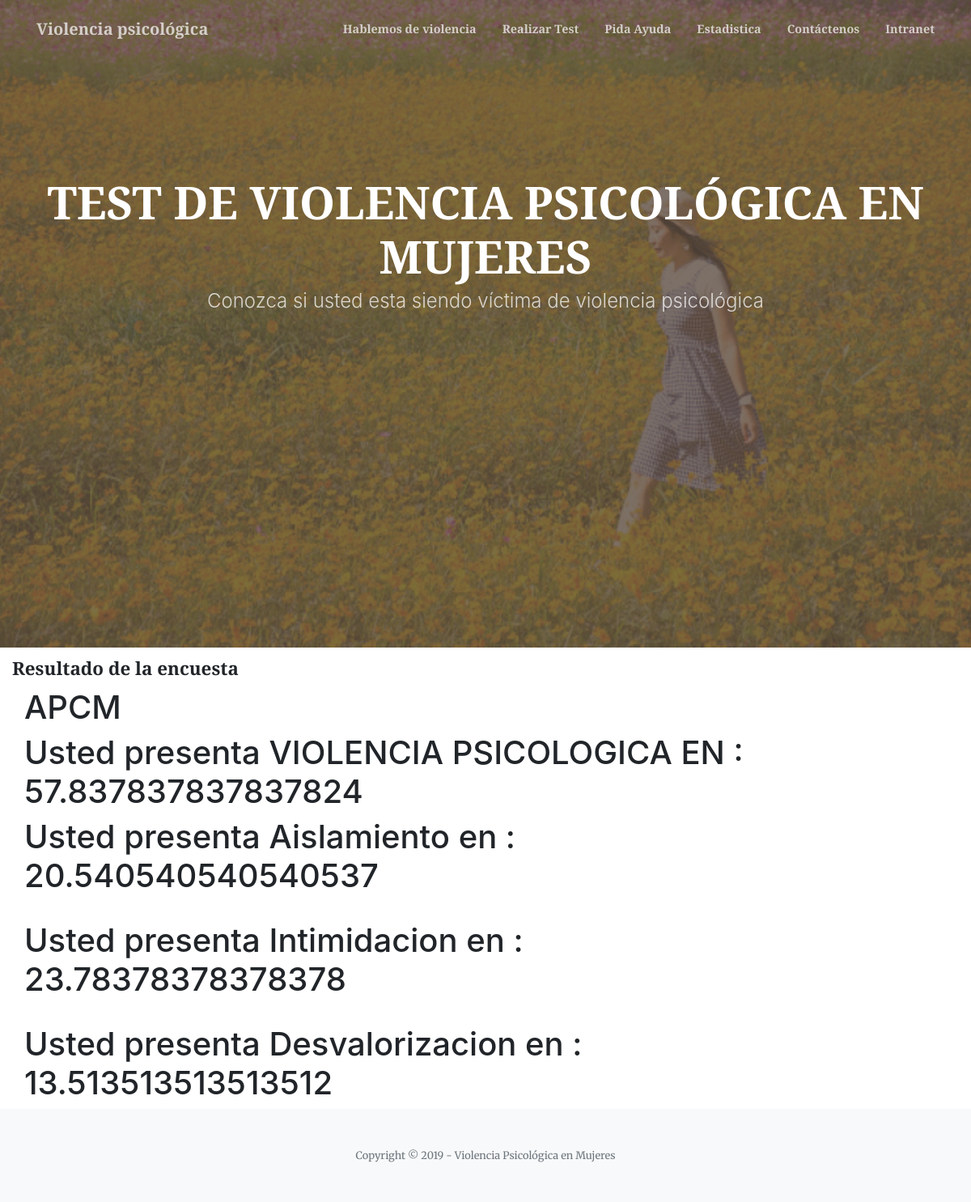
Screenshot of /resultado/21 with the database file from the repository.
### encuesta/models.py (models this page shows, shortened)
class ModelAudit(models.Model):
    isuso = models.BooleanField(default=True)
    fecha_registro = models.DateTimeField(auto_now_add=True)
    fecha_actualizacion = models.DateTimeField(auto_now=True)
    estado = models.BooleanField(default=True)
    class Meta:
        abstract = True

class EncuestaMujer(ModelAudit):
    nombre = models.CharField(max_length=30)
    hora_inicio = models.TimeField(auto_now_add=True)
    hora_fin = models.TimeField(null=True)
    num_pre_asig = models.PositiveIntegerField()
    num_pre_resuelta = models.PositiveIntegerField()
    mujer = models.ForeignKey(Mujer, on_delete=models.PROTECT)
    encuesta = models.ForeignKey(Encuesta, on_delete=models.PROTECT)
    resultado = models.CharField(max_length=250,blank=True,null=True)
    def __str__(self):
        return self.nombre
    """
    make a function for asign a order
    1-- A
    2 --I
    3 -- D
    """
    def calcular(self):
        lista_preguntas=self.preguntaresultado_set.filter(estado=True)
        contadora=0
        contadori=0
        contadord=0
        for i in lista_preguntas:
            if i.pregunta.tipo == 1:
                contadora+=i.valor*(100/185)
            if i.pregunta.tipo == 2:
                contadori+=i.valor*(100/185)
            if i.pregunta.tipo == 3:
                contadord+=i.valor*(100/185)
        return [contadora,contadori,contadord,(contadori+contadord+contadora)]

class Preguntaresultado(ModelAudit):
    pregunta_denom = models.CharField(max_length=100)
    valor = models.PositiveIntegerField()
    valor_denom = models.CharField(max_length=60)
    pregunta = models.ForeignKey(Pregunta, on_delete=models.PROTECT)
    encuesta = models.ForeignKey(EncuestaMujer, on_delete=models.PROTECT)

### encuesta/views.py (the view)
def resultado(request,pk=None):
    mujer = EncuestaMujer.objects.get(id=pk)
    context = {
        'mujer': mujer
    }
    return render(request, 'encuesta/resultado.html', context)

### templates/encuesta/resultado.html (shortened to what this page needs)
{% extends 'hubpage/tu_base.html' %}
{% load static %}
{% block content %}
<div class="">
    <div class="col-md-12 col-sm-12 ">
      <div class="x_panel">
        <div class="x_title">
          <h3>
            <small>
              <strong>Resultado de la encuesta </strong>
            </small>
          </h3>
        </div>
        <div class="col-sm-10">
          <div class="dataTables_length" id="datatable_length">
            <h1>{{ mujer   }}</h1>
            <h1>Usted presenta VIOLENCIA PSICOLOGICA EN : {{mujer.calcular.3 }}</h1>
                   <h1>Usted presenta Aislamiento en : {{mujer.calcular.0}}</h1>
                   <br>
                   <h1>Usted presenta Intimidacion en : {{mujer.calcular.1 }}</h1>
                   <br>
                   <h1>Usted presenta Desvalorizacion en : {{mujer.calcular.2 }}</h1>
          </div>
        </div>
      </div>
    </div>
</div>
{% endblock %}

### rows the page displays
EncuestaMujer: nombre "APCM", calcular.3 "57.837837837837824", calcular.0 "20.540540540540537", calcular.1 "23.78378378378378", calcular.2 "13.513513513513512"
